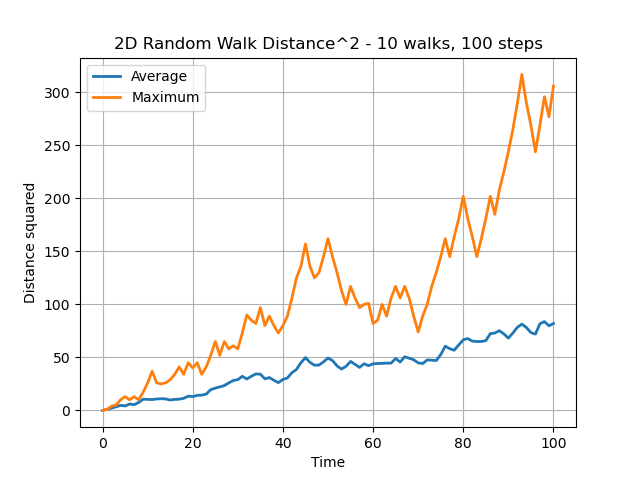

Write the Python code that produced this figure.
#! /usr/bin/env python3
#
def random_walk_2d_plot ( step_num, walk_num, filename, rng ):

#*****************************************************************************80
#
## random_walk_2d_plot() plots 1 or more random walks in 2D.
#
#  Licensing:
#
#    This code is distributed under the MIT license.
#
#  Modified:
#
#    27 November 2022
#
#  Author:
#
#    John Burkardt
#
#  Input:
#
#    integer STEP_NUM, the number of steps to take in one test.
#
#    integer WALK_NUM, the number of walks to take.
#
#    string FILENAME, the name of the file in which to store
#    a copy of the image.
#
#    rng: the current random number generator.
#
  import matplotlib.pyplot as plt
  import numpy as np
#
#  Clear the plotting frame.
#
  plt.clf ( )
  
  plt.plot ( 0.0, 0.0, 'ko', markersize = 10 )
  plt.grid ( True )

  for walk in range ( 0, walk_num ):

    x = np.zeros(step_num+1)
    y = np.zeros(step_num+1)
#
#  Take a walk of STEP_NUM random steps.
#
    for step in range ( 1, step_num + 1 ):
#
#  We are currently at ( X(STEP-1), Y(STEP-1) ).
#  Consider the four possible points to step to.
#
      k = rng.integers ( low = 0, high = 3, endpoint = True )

      if ( k == 0 ):
        x[step] = x[step-1] + 1.0
        y[step] = y[step-1]
      elif ( k == 1 ):
        x[step] = x[step-1] - 1.0
        y[step] = y[step-1]
      elif ( k == 2 ):
        x[step] = x[step-1]
        y[step] = y[step-1] + 1.0 
      else:
        x[step] = x[step-1]
        y[step] = y[step-1] - 1.0
 
      plt.plot ( [ x[step-1], x[step] ], [ y[step-1], y[step] ], 'r-', linewidth = 1 )

    plt.plot ( x[step_num], y[step_num], 'r*', markersize = 10 )
#
#  Plot the results.
#
    s = '2D Random Walk: ' + str ( walk ) + ' walks, ' + str ( step_num ) + ' steps.'
    plt.title ( s )
    plt.xlabel ( 'X' )
    plt.ylabel ( 'Y' )

    for step in range ( 1, step_num ):
      plt.plot ( [ x[step-1], x[step] ], [ y[step-1], y[step] ], 'b-', linewidth = 1 )
    plt.plot ( x[step_num], y[step_num], 'k*', markersize = 10 )
#
#  Save the graphics file.
#
  plt.savefig ( filename )
  print ( '  Graphics saved as "' + filename + '"' )

  return

def random_walk_2d_simulation ( step_num, walk_num, filename, rng ):

#*****************************************************************************80
#
## random_walk_2d_simulation() simulates a random walk in 2D.
#
#  Discussion:
#
#    The expectation should be that, the average distance squared D^2 
#    is equal to the time, or number of steps N.
#
#    Or, equivalently
#
#      average ( D ) = sqrt ( N )
#
#    The program makes a plot of both the average and the maximum values
#    of D^2 versus time.  The maximum value grows much more quickly,
#    and that curve is much more jagged.
#
#  Licensing:
#
#    This code is distributed under the MIT license.
#
#  Modified:
#
#    27 November 2022
#
#  Author:
#
#    John Burkardt
#
#  Input:
#
#    integer STEP_NUM, the number of steps to take in one test.
#
#    integer WALK_NUM, the number of walks to take.
#
#    string FILENAME, a name for the graphics file.
#
#    rng: the current random number generator.
#
  import matplotlib.pyplot as plt
  import numpy as np
#
#  Set up arrays for plotting.
#
  time = np.linspace ( 0, step_num, step_num + 1 )
  d2_ave = np.zeros(step_num+1)
  d2_max = np.zeros(step_num+1)
  for walk in range ( 0, walk_num ):

    x = np.zeros(step_num+1)
    y = np.zeros(step_num+1)
#
#  Take a walk of STEP_NUM random steps.
#
    for step in range ( 1, step_num + 1 ):
#
#  We are currently at ( X(STEP-1), Y(STEP-1) ).
#  Consider the four possible points to step to.
#
      k = rng.integers ( low = 0, high = 3, endpoint = True )

      if ( k == 0 ):
        x[step] = x[step-1] + 1.0
        y[step] = y[step-1]
      elif ( k == 1 ):
        x[step] = x[step-1] - 1.0
        y[step] = y[step-1]
      elif ( k == 2 ):
        x[step] = x[step-1]
        y[step] = y[step-1] + 1.0 
      else:
        x[step] = x[step-1]
        y[step] = y[step-1] - 1.0
#
#  Update the sum of every particle's distance at step J.
#
      d2 = x[step]**2 + y[step]**2
      d2_ave[step] = d2_ave[step] + d2
      d2_max[step] = max ( d2_max[step], d2 )
#
#  Average the squared distance at each step over all walks.
#
  d2_ave = d2_ave / walk_num
#
#  Make a plot.
#
  plt.clf ( )
  plt.plot ( time, d2_ave, linewidth = 2 )
  plt.plot ( time, d2_max, linewidth = 2 )
  plt.grid ( True )
  plt.legend ( [ 'Average', 'Maximum' ] )
  plt.xlabel ( 'Time' )
  plt.ylabel ( 'Distance squared' )
  s = '2D Random Walk Distance^2 - ' + str ( walk_num ) + ' walks, ' + str ( step_num ) + ' steps'
  plt.title ( s )

  plt.savefig ( filename )
  print ( '  Graphics file saved in "' + filename + '"' )

  return

def random_walk_2d_simulation_test ( ):

#*****************************************************************************80
#
## random_walk_2d_simulation_test() tests random_walk_2d_simulation().
#
#  Licensing:
#
#    This code is distributed under the MIT license.
#
#  Modified:
#
#    27 November 2022
#
#  Author:
#
#    John Burkardt
#
  from numpy.random import default_rng
  import numpy as np
  import platform

  print ( '' )
  print ( 'random_walk_2d_simulation_test():' )
  print ( '  python version: ' + platform.python_version ( ) )
  print ( '  numpy version:  ' + np.version.version )
  print ( '  Test random_walk_2d_simulation().' )

  rng = default_rng ( )

  step_num = 100
  walk_num = 10
  filename = 'random_walk_2d_plot.png'
  random_walk_2d_plot ( step_num, walk_num, filename, rng )

  step_num = 100
  walk_num = 10
  filename = 'random_walk_2d_simulation.png'
  random_walk_2d_simulation ( step_num, walk_num, filename, rng )
#
#  Terminate.
#
  print ( '' )
  print ( 'random_walk_2d_simulation_test():' )
  print ( '  Normal end of execution.' )

  return

def timestamp ( ):

#*****************************************************************************80
#
## timestamp() prints the date as a timestamp.
#
#  Licensing:
#
#    This code is distributed under the MIT license. 
#
#  Modified:
#
#    21 August 2019
#
#  Author:
#
#    John Burkardt
#
  import time

  t = time.time ( )
  print ( time.ctime ( t ) )

  return

if ( __name__ == '__main__' ):
  timestamp ( )
  random_walk_2d_simulation_test ( )
  timestamp ( )
